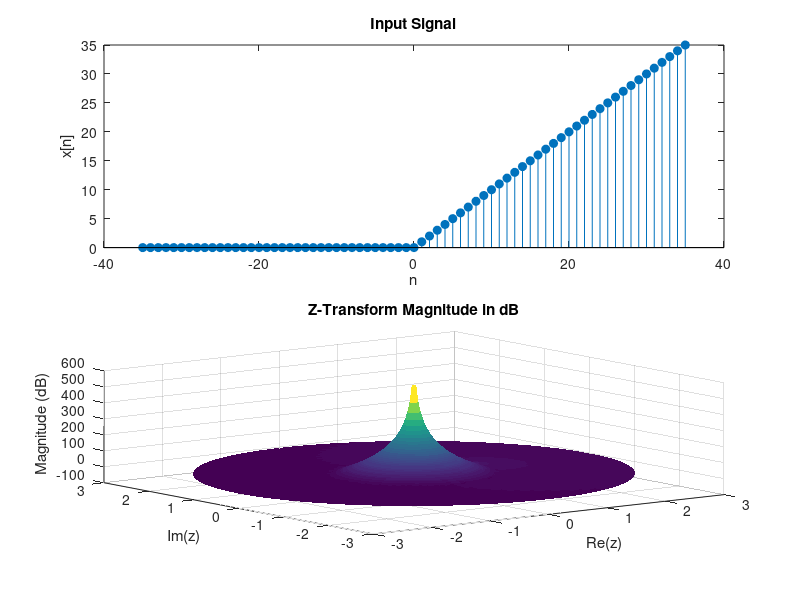

Reproduce this figure in MATLAB.
clear;
close all;
clc;
n = -35:1:35; % Time range for the signal
length_of_sqn = length(n);
x_n = zeros(1, length_of_sqn); % Initialize i.p signal
% Choose and uncomment the desired signal:
% Unit step signal
for ii = 1 : length_of_sqn
 if (n(ii) < 0) 
 x_n(ii) = 0;
 else
 x_n(ii) = n(ii);
 end
end
% Ramp signal
% for ii = 1 : length_of_sqn
% if (n(ii) < 0) 
% x_n(ii) = 0;
% else
% x_n(ii) = n(ii);
% end end
% Exponential signal
% for ii = 1 : length_of_sqn
% if (n(ii) >= 0) 
% x_n(ii) = 0.5.^n(ii); 
% else
% x_n(ii) = 0; 
% end end
% Double-sided exponential signal
% for ii = 1 : length_of_sqn
% if (n(ii) >= 0) 
% x_n(ii) = 0.5.^n(ii); 
% else
% x_n(ii) = 0.8.^n(ii); 
% end end
% Plotting the input signal
subplot(2,2,[1,2]); 
stem(n, x_n, 'filled' )
title('Input Signal');
xlabel('n');
ylabel('x[n]');
omega = linspace(-pi, pi, 100); 
z = []; 
% Generate Z values
for r = linspace(0, 3, 100)
 z = [z; r .* exp(1j .* omega)];
end
Xtemp = []; 
X = [];
XFinal = []; 
% Compute Z-transform
for c = 1:length(z)
 for b = 1:length(z)
 temp = 0;
 for a = 1:length(n)
 temp = temp + (x_n(a) .* (z(c,b) .^ (-n(a))));
 end
 Xtemp = [Xtemp, temp]; 
 end
 X = [X; Xtemp]; 
 Xtemp = []; 
end
XFinal = X;
% Plot Z-transform result
subplot(2,2,3:4); 
surf(real(z), imag(z), 10*log10(abs(XFinal)), 'linestyle', 'none');
title('Z-Transform Magnitude in dB');
xlabel('Re(z)');
ylabel('Im(z)');
zlabel('Magnitude (dB)');
